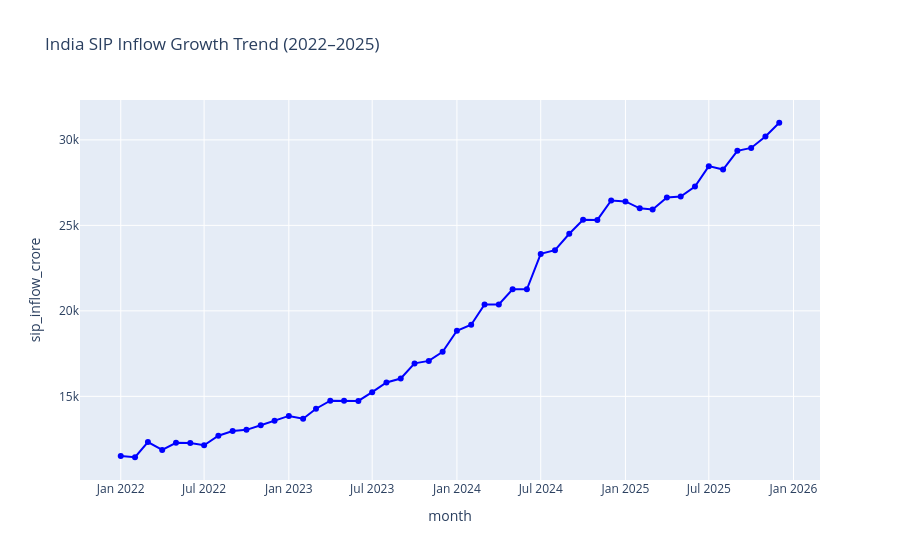

Notebook cell for this chart:
### Code cell
fig = px.line(
    sip,
    x="month",
    y="sip_inflow_crore",
    title="India SIP Inflow Growth Trend (2022–2025)",
    markers=True
)

fig.update_traces(line_color="blue")

fig.show()

### Figure 1 — Plotly figure (JSON) as saved in the notebook; plotly's stock layout.template omitted (floating-point values rounded to 4 significant figures)
{"data": [{"hovertemplate": "month=%{x}<br>sip_inflow_crore=%{y}<extra></extra>", "legendgroup": "", "line": {"color": "blue", "dash": "solid"}, "marker": {"symbol": "circle"}, "mode": "lines+markers", "name": "", "orientation": "v", "showlegend": false, "type": "scatter", "x": ["2022-01-01T00:00:00", "2022-02-01T00:00:00", "2022-03-01T00:00:00", "2022-04-01T00:00:00", "2022-05-01T00:00:00", "2022-06-01T00:00:00", "2022-07-01T00:00:00", "2022-08-01T00:00:00", "2022-09-01T00:00:00", "2022-10-01T00:00:00", "2022-11-01T00:00:00", "2022-12-01T00:00:00", "2023-01-01T00:00:00", "2023-02-01T00:00:00", "2023-03-01T00:00:00", "2023-04-01T00:00:00", "2023-05-01T00:00:00", "2023-06-01T00:00:00", "2023-07-01T00:00:00", "2023-08-01T00:00:00", "2023-09-01T00:00:00", "2023-10-01T00:00:00", "2023-11-01T00:00:00", "2023-12-01T00:00:00", "2024-01-01T00:00:00", "2024-02-01T00:00:00", "2024-03-01T00:00:00", "2024-04-01T00:00:00", "2024-05-01T00:00:00", "2024-06-01T00:00:00", "2024-07-01T00:00:00", "2024-08-01T00:00:00", "2024-09-01T00:00:00", "2024-10-01T00:00:00", "2024-11-01T00:00:00", "2024-12-01T00:00:00", "2025-01-01T00:00:00", "2025-02-01T00:00:00", "2025-03-01T00:00:00", "2025-04-01T00:00:00", "2025-05-01T00:00:00", "2025-06-01T00:00:00", "2025-07-01T00:00:00", "2025-08-01T00:00:00", "2025-09-01T00:00:00", "2025-10-01T00:00:00", "2025-11-01T00:00:00", "2025-12-01T00:00:00"], "xaxis": "x", "y": [11517, 11438, 12328, 11863, 12286, 12276, 12140, 12694, 12976, 13040, 13306, 13573, 13856, 13687, 14276, 14749, 14749, 14734, 15245, 15814, 16042, 16928, 17073, 17610, 18838, 19187, 20371, 20371, 21262, 21262, 23332, 23547, 24509, 25323, 25320, 26459, 26400, 25999, 25926, 26632, 26688, 27274, 28464, 28265, 29361, 29529, 30200, 31002], "yaxis": "y"}], "layout": {"legend": {"tracegroupgap": 0}, "title": {"text": "India SIP Inflow Growth Trend (2022–2025)"}, "xaxis": {"anchor": "y", "domain": [0, 1], "title": {"text": "month"}}, "yaxis": {"anchor": "x", "domain": [0, 1], "title": {"text": "sip_inflow_crore"}}}}
